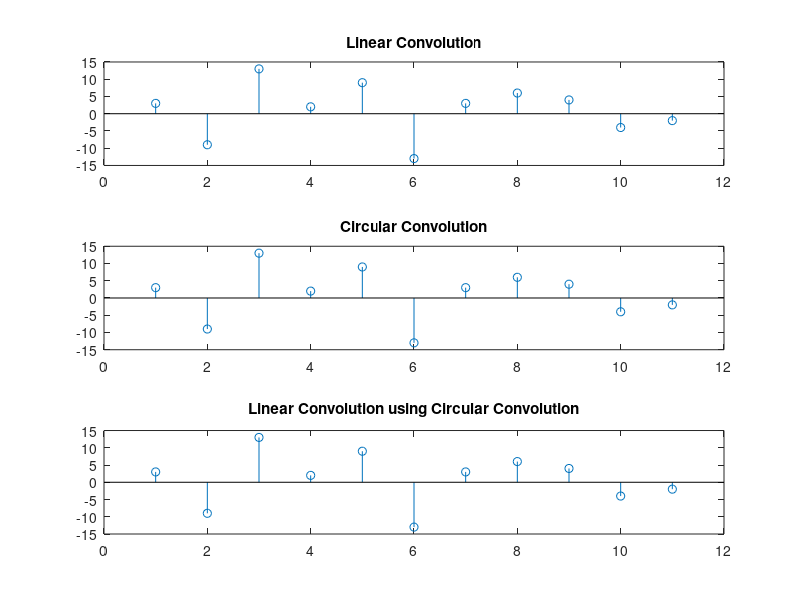

Write the MATLAB code that produced this figure.
clc;
clear all;
close all;

g = [1 -3 4 2 0 -2];
h = [3 0 1 -1 2 1];

clin = conv(g,h);
ccirc = cconv(g,h,11);
g1 = [g zeros(1,11-length(g))];
h1 = [h zeros(1,11-length(h))];

clin2 = ifft(fft(g1).*fft(h1));

subplot(311), stem(clin), title('Linear Convolution');
subplot(312), stem(ccirc), title('Circular Convolution');
subplot(313), stem(clin2), title('Linear Convolution using Circular Convolution');